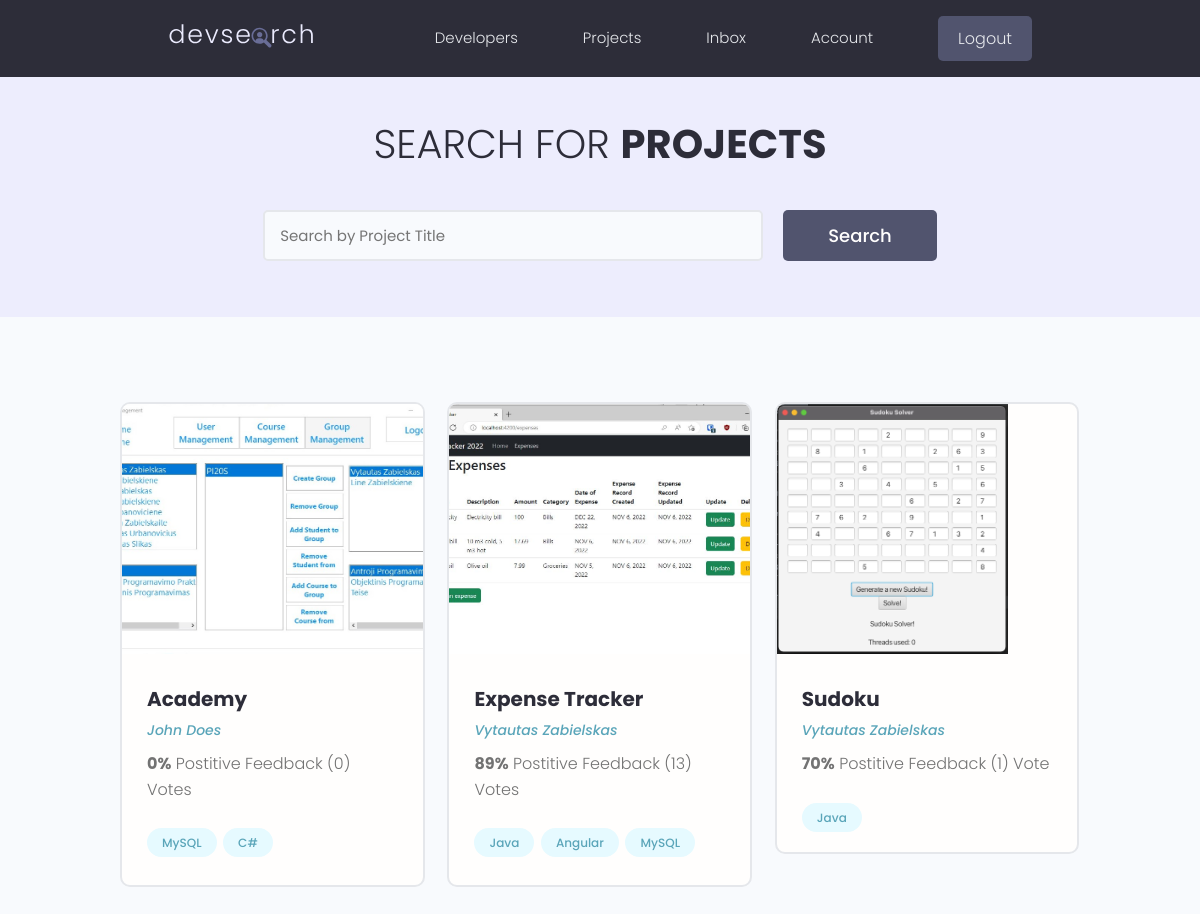
Page /projects/ (signed in) on the committed database.
### projects/models.py (models this page shows, shortened)
class Project(models.Model):
    owner = models.ForeignKey(Profile, null=True, blank=True, on_delete=models.SET_NULL)
    title = models.CharField(max_length=200)
    description = models.TextField(null=True, blank=True)
    featured_image = models.ImageField(null=True, blank=True, default="default.jpg")
    demo_link = models.CharField(max_length=2000, null=True, blank=True)
    source_link = models.CharField(max_length=2000, null=True, blank=True)
    tags = models.ManyToManyField("Tag", blank=True)
    vote_total = models.IntegerField(default=0, null=True, blank=True)
    vote_ratio = models.IntegerField(default=0, null=True, blank=True)
    created = models.DateTimeField(auto_now_add=True)
    id = models.UUIDField(default=uuid.uuid4, unique=True, primary_key=True, editable=False)

class Tag(models.Model):
    name = models.CharField(max_length=200)
    created = models.DateTimeField(auto_now_add=True)
    id = models.UUIDField(default=uuid.uuid4, unique=True, primary_key=True, editable=False)
    def __str__(self):
        return self.name

### users/models.py (models this page shows, shortened)
class Profile(models.Model):
    user = models.OneToOneField(User, on_delete=models.CASCADE, null=True, blank=True)
    name = models.CharField(max_length=200, null=True, blank=True)
    email = models.EmailField(max_length=500, null=True, blank=True)
    username = models.CharField(max_length=200, null=True, blank=True)
    location = models.CharField(max_length=200, null=True, blank=True)
    short_intro = models.CharField(max_length=200, null=True, blank=True)
    bio = models.TextField(null=True, blank=True)
    profile_image = models.ImageField(null=True, blank=True, upload_to="profiles/", default="profiles/user-default.png")
    social_github = models.CharField(max_length=200, null=True, blank=True)
    social_twitter = models.CharField(max_length=200, null=True, blank=True)
    social_linkedin = models.CharField(max_length=200, null=True, blank=True)
    social_youtube = models.CharField(max_length=200, null=True, blank=True)
    social_website = models.CharField(max_length=200, null=True, blank=True)
    created = models.DateTimeField(auto_now_add=True)
    id = models.UUIDField(default=uuid.uuid4, unique=True, primary_key=True, editable=False)

### projects/views.py (the view)
# urls.py: path("projects/", include("projects.urls")),
def projects(request):
    projects = Project.objects.all()
    context = {"projects" : projects}
    return render(request, "projects/projects.html", context)

### projects/templates/projects/projects.html (shortened to what this page needs)
{% extends "main.html" %} {% block content %}
<main class="projects">
    <section class="hero-section text-center">
        <div class="container container--narrow">
            <div class="hero-section__box">
                <h2>Search for <span>Projects</span></h2>
            </div>
            <div class="hero-section__search">
                <form class="form" action="#" method="get">
                    <div class="form__field">
                        <input
                            class="input input--text"
                            id="formInput#search"
                            type="text"
                            name="text"
                            placeholder="Search by Project Title"
                        />
                    </div>
                    <input
                        class="btn btn--sub btn--lg"
                        type="submit"
                        value="Search"
                    />
                </form>
            </div>
        </div>
    </section>
    <section class="projectsList">
        <div class="container">
            <div class="grid grid--three">
                {% for project in projects %}
                <div class="column">
                    <div class="card project">
                        <a
                            href="{% url 'project' project.id %}"
                            class="project"
                        >
                            <img
                                class="project__thumbnail"
                                src="{{project.featured_image.url}}"
                                alt="project thumbnail"
                            />
                            <div class="card__body">
                                <h3 class="project__title">
                                    {{project.title}}
                                </h3>
                                <p>
                                    <a
                                        class="project__author"
                                        href="{%url 'user-profile' project.owner.id%}"
                                        >{{project.owner.name}}</a
                                    >
                                </p>
                                <p class="project--rating">
                                    <span style="font-weight: bold"
                                        >{{project.vote_ratio}}%</span
                                    >
                                    Postitive Feedback ({{project.vote_total}})
                                    Vote{{project.vote_total|pluralize:"s"}}
                                </p>
                                <div class="project__tags">
                                    {% for tag in project.tags.all %}
                                    <span class="tag tag--pill tag--main">
                                        <small>{{ tag }}</small>
                                    </span>
                                    {% endfor %}
                                </div>
                            </div>
                        </a>
                    </div>
                </div>
                {% endfor %} {% endblock content %}

### static/styles/app.css (style rules this page uses)
:root { --color-sub: #2d2d39; }
.btn--sub { background-color: var(--color-sub-light); }
.card { border: 2px solid var(--color-light); }
img { width: 100%; }
.hero-section { height: 40vh; display: flex; align-items: center; background-color: var(--color-sub); }
.hero-section__box { margin-bottom: 4rem; }
.hero-section__box > h2, .hero-section__box > h2 > span { font-size: 4rem; color: var(--color-light); line-height: 1.3; text-transform: uppercase; }
.hero-section__box > h2 { font-weight: 300; }
.hero-section__box > h2 > span { font-weight: 700; }
.hero-section__search > .form { display: flex; align-items: center; justify-content: center; gap: 2rem; }
.hero-section__search > .form input.input--text { width: 50rem; }
.project__author { font-size: 1.4rem; font-style: italic; }
.project--rating { margin-bottom: 1.6em; margin-top: .5em; }
.projects > .hero-section { background: var(--color-sub-lighter); height: 30vh; }
.projects .hero-section__box { margin-bottom: 2.5rem; }
.projects .hero-section__box > h2 { color: var(--color-sub); }
.projects .hero-section__box > h2 > span { font-weight: 700; color: var(--color-sub); }
.projectsList { margin-top: 8rem; }
.project__thumbnail { height: 25rem; object-fit: cover; object-position: top center; }
.project__title { font-size: 2rem; font-weight: 700; color: var(--color-sub); }

### static/uikit/styles/modules/_variables.css (style rules this page uses)
:root { --color-main: #5aa5b9; --color-main-light: #e6faff; --color-sub: #3f4156; --color-sub-light: #51546e; --color-sub-lighter: #ededfd; --color-text: #737373; --color-gray: #8b8b8b; --color-light: #e5e7eb; --color-light-gray: #767676; --color-bg: #f8fafd; --color-white: #fffefd; --color-white-light: #f3f3f3; --color-success: #359e64; --color-success-bg: #def8e8; --color-error: #fc4b0b; --color-error-bg: #fff2ee; --font-base: 'Poppins', arial, helvetica, 'Segoe UI', roboto, ubuntu, sans-serif; --font-monospace: 'Fira Code', 'Courier New', courier, monospace; --font-regular: 300; --font-medium: 500; --font-bold: 700; --generic-shadow: 1px 1px 5px #00000010; --generic-transition: all 0.3s ease-in-out; }

### static/uikit/styles/modules/_base.css (style rules this page uses)
* { margin: 0; padding: 0; box-sizing: border-box; text-rendering: optimizeLegibility; color: inherit; font-size: inherit; }
html { font-size: 50%; }
@media only screen and (min-width: 480px) { html { font-size: 56.25%; } }
@media only screen and (min-width: 1200px) { html { font-size: 62.5%; } }
body { line-height: 1.6; font-weight: 400; font-size: 1.5rem; color: var(--color-text); background-color: var(--color-bg); min-height: 100vh; }

### static/uikit/styles/modules/_typography.css (style rules this page uses)
* { font-family: var(--font-base); }
h2 { font-size: 3.6rem; font-weight: var(--font-bold); }
h3 { font-size: 3.2rem; font-weight: var(--font-medium); }
p, span, strong { font-size: 1.6rem; color: var(--color-text); font-weight: var(--font-regular); }
a { padding-bottom: 2px; text-decoration: none; display: inline-block; color: var(--color-main); font-weight: var(--font-medium); }

### static/uikit/styles/modules/_utilities.css (style rules this page uses)
.container { width: 92%; max-width: 165rem; margin: 0 auto; box-sizing: border-box; }
.container--narrow { width: 92%; max-width: 120rem; }
@media screen and (min-width: 1000px) { .container { width: 90%; } }
@media screen and (min-width: 1000px) { .container--narrow { width: 85%; } }
@media screen and (min-width: 1200px) { .container { width: 80%; } }
@media screen and (min-width: 1200px) { .container--narrow { width: 72%; } }
.text-center { text-align: center; }

### static/uikit/styles/modules/_button.css (style rules this page uses)
.btn { display: inline-block; position: relative; cursor: pointer; background-color: var(--color-light); font-weight: var(--font-medium); color: var(--color-sub); text-decoration: none; padding: 1rem 2rem; border-radius: 0.5rem; border: none; width: -webkit-fit-content; width: -moz-fit-content; width: fit-content; height: -webkit-fit-content; height: -moz-fit-content; height: fit-content; font-size: 1.6rem; outline-width: 0; outline-color: transparent; -webkit-backface-visibility: hidden; backface-visibility: hidden; transition: all 0.3s ease-in-out; }
.btn--sub { background-color: var(--color-sub); color: var(--color-white); }
.btn--lg { font-size: 1.8rem; padding: 1.2rem 4.5rem; }

### static/uikit/styles/modules/_card.css (style rules this page uses)
.card { border-radius: 1rem; background-color: var(--color-white); border: 1.5px solid var(--color-light); width: auto; height: auto; margin-top: 0.5rem; margin-bottom: 0.5rem; overflow: hidden; }
.card__body, .card__header { padding: 2rem 2.5rem; }

### rows in the picture
Project: featured_image (picture), title "Academy", owner.name "John Does", vote_ratio "0", vote_total "0"
Tag: name "MySQL"
Tag: name "C#"
Project: featured_image (picture), title "Expense Tracker", owner.name "Vytautas Zabielskas", vote_ratio "89", vote_total "13"
Tag: name "Java"
Tag: name "Angular"
Project: featured_image (picture), title "Sudoku", owner.name "Vytautas Zabielskas", vote_ratio "70", vote_total "1"
